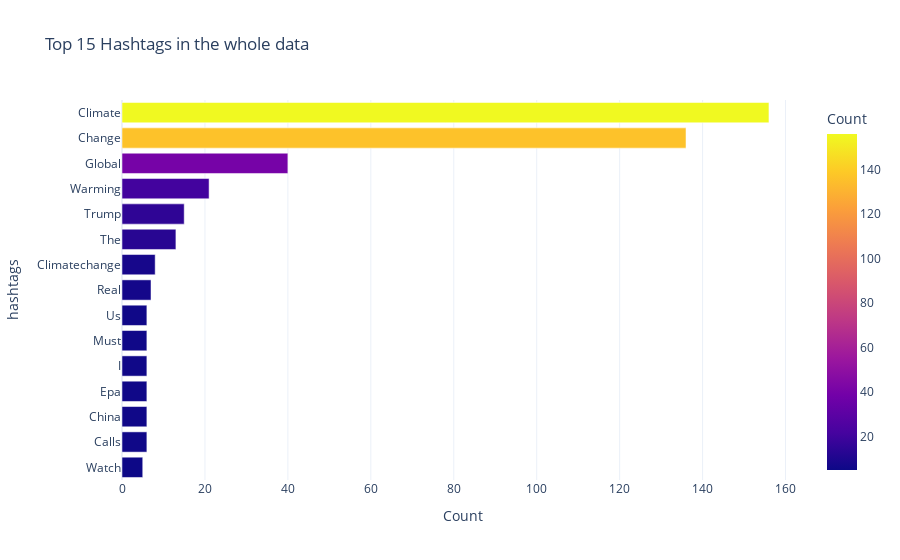

The code cell stored with this chart in its notebook:
### Markdown cell above
#### - Visualizing the data

### Code cell
fig = px.bar(hashtag, x='count', y=hashtag.index, color='count', title='Top 15 Hashtags in the whole data',
             template='plotly_white', labels={'ngram': 'Bigram', 'count': 'Count'}).update_xaxes(categoryorder='total ascending')
fig.show()

### Figure 1 — Plotly figure (JSON) as saved in the notebook; plotly's stock layout.template omitted (floating-point values rounded to 4 significant figures)
{"data": [{"alignmentgroup": "True", "hovertemplate": "Count=%{marker.color}<br>hashtags=%{y}<extra></extra>", "legendgroup": "", "marker": {"color": [5, 6, 6, 6, 6, 6, 6, 7, 8, 13, 15, 21, 40, 136, 156], "coloraxis": "coloraxis", "pattern": {"shape": ""}}, "name": "", "offsetgroup": "", "orientation": "h", "showlegend": false, "textposition": "auto", "type": "bar", "x": [5, 6, 6, 6, 6, 6, 6, 7, 8, 13, 15, 21, 40, 136, 156], "xaxis": "x", "y": ["Watch", "Calls", "China", "Epa", "I", "Must", "Us", "Real", "Climatechange", "The", "Trump", "Warming", "Global", "Change", "Climate"], "yaxis": "y"}], "layout": {"barmode": "relative", "coloraxis": {"colorbar": {"title": {"text": "Count"}}, "colorscale": [[0, "#0d0887"], [0.1111, "#46039f"], [0.2222, "#7201a8"], [0.3333, "#9c179e"], [0.4444, "#bd3786"], [0.5556, "#d8576b"], [0.6667, "#ed7953"], [0.7778, "#fb9f3a"], [0.8889, "#fdca26"], [1, "#f0f921"]]}, "legend": {"tracegroupgap": 0}, "title": {"text": "Top 15 Hashtags in the whole data"}, "xaxis": {"anchor": "y", "categoryorder": "total ascending", "domain": [0, 1], "title": {"text": "Count"}}, "yaxis": {"anchor": "x", "domain": [0, 1], "title": {"text": "hashtags"}}}}
